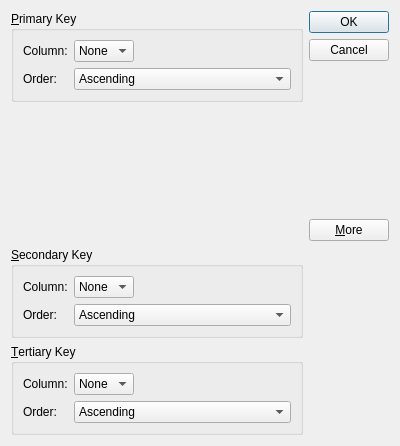
<?xml version="1.0" encoding="UTF-8"?>
<ui version="4.0">
 <class>SortDialog</class>
 <widget class="QDialog" name="SortDialog">
  <property name="geometry">
   <rect>
    <x>0</x>
    <y>0</y>
    <width>400</width>
    <height>446</height>
   </rect>
  </property>
  <property name="windowTitle">
   <string>Sort</string>
  </property>
  <layout class="QGridLayout" name="gridLayout_4">
   <item row="0" column="0">
    <widget class="QGroupBox" name="primaryGroupBox">
     <property name="title">
      <string>&amp;Primary Key</string>
     </property>
     <layout class="QGridLayout" name="gridLayout">
      <item row="0" column="0">
       <widget class="QLabel" name="label">
        <property name="text">
         <string>Column:</string>
        </property>
       </widget>
      </item>
      <item row="0" column="1">
       <widget class="QComboBox" name="primaryColumnCombo">
        <item>
         <property name="text">
          <string>None</string>
         </property>
        </item>
       </widget>
      </item>
      <item row="0" column="2">
       <spacer name="horizontalSpacer">
        <property name="orientation">
         <enum>Qt::Horizontal</enum>
        </property>
        <property name="sizeHint" stdset="0">
         <size>
          <width>140</width>
          <height>20</height>
         </size>
        </property>
       </spacer>
      </item>
      <item row="1" column="0">
       <widget class="QLabel" name="label_2">
        <property name="text">
         <string>Order:</string>
        </property>
       </widget>
      </item>
      <item row="1" column="1" colspan="2">
       <widget class="QComboBox" name="primaryOrderCombo">
        <item>
         <property name="text">
          <string>Ascending</string>
         </property>
        </item>
        <item>
         <property name="text">
          <string>Descending</string>
         </property>
        </item>
       </widget>
      </item>
     </layout>
    </widget>
   </item>
   <item row="0" column="1" rowspan="2">
    <layout class="QVBoxLayout" name="verticalLayout">
     <item>
      <widget class="QDialogButtonBox" name="buttonBox">
       <property name="orientation">
        <enum>Qt::Vertical</enum>
       </property>
       <property name="standardButtons">
        <set>QDialogButtonBox::Cancel|QDialogButtonBox::Ok</set>
       </property>
      </widget>
     </item>
     <item>
      <spacer name="verticalSpacer_2">
       <property name="orientation">
        <enum>Qt::Vertical</enum>
       </property>
       <property name="sizeHint" stdset="0">
        <size>
         <width>20</width>
         <height>0</height>
        </size>
       </property>
      </spacer>
     </item>
     <item>
      <widget class="QPushButton" name="pushButton">
       <property name="text">
        <string>&amp;More</string>
       </property>
       <property name="checkable">
        <bool>true</bool>
       </property>
      </widget>
     </item>
    </layout>
   </item>
   <item row="1" column="0">
    <spacer name="verticalSpacer">
     <property name="orientation">
      <enum>Qt::Vertical</enum>
     </property>
     <property name="sizeHint" stdset="0">
      <size>
       <width>20</width>
       <height>77</height>
      </size>
     </property>
    </spacer>
   </item>
   <item row="2" column="0">
    <widget class="QGroupBox" name="secondaryGroupBox">
     <property name="title">
      <string>&amp;Secondary Key</string>
     </property>
     <layout class="QGridLayout" name="gridLayout_2">
      <item row="0" column="0">
       <widget class="QLabel" name="label_3">
        <property name="text">
         <string>Column:</string>
        </property>
       </widget>
      </item>
      <item row="0" column="1">
       <widget class="QComboBox" name="secondaryColumnCombo">
        <item>
         <property name="text">
          <string>None</string>
         </property>
        </item>
       </widget>
      </item>
      <item row="0" column="2">
       <spacer name="horizontalSpacer_2">
        <property name="orientation">
         <enum>Qt::Horizontal</enum>
        </property>
        <property name="sizeHint" stdset="0">
         <size>
          <width>40</width>
          <height>20</height>
         </size>
        </property>
       </spacer>
      </item>
      <item row="1" column="0">
       <widget class="QLabel" name="label_4">
        <property name="text">
         <string>Order:</string>
        </property>
       </widget>
      </item>
      <item row="1" column="1" colspan="2">
       <widget class="QComboBox" name="secondaryOrderCombo">
        <item>
         <property name="text">
          <string>Ascending</string>
         </property>
        </item>
        <item>
         <property name="text">
          <string>Descending</string>
         </property>
        </item>
       </widget>
      </item>
     </layout>
    </widget>
   </item>
   <item row="3" column="0">
    <widget class="QGroupBox" name="tertiaryGroupBox">
     <property name="title">
      <string>&amp;Tertiary Key</string>
     </property>
     <layout class="QGridLayout" name="gridLayout_3">
      <item row="0" column="0">
       <widget class="QLabel" name="label_5">
        <property name="text">
         <string>Column:</string>
        </property>
       </widget>
      </item>
      <item row="0" column="1">
       <widget class="QComboBox" name="tertiaryColumnCombo">
        <item>
         <property name="text">
          <string>None</string>
         </property>
        </item>
       </widget>
      </item>
      <item row="0" column="2">
       <spacer name="horizontalSpacer_3">
        <property name="orientation">
         <enum>Qt::Horizontal</enum>
        </property>
        <property name="sizeHint" stdset="0">
         <size>
          <width>40</width>
          <height>20</height>
         </size>
        </property>
       </spacer>
      </item>
      <item row="1" column="0">
       <widget class="QLabel" name="label_6">
        <property name="text">
         <string>Order:</string>
        </property>
       </widget>
      </item>
      <item row="1" column="1" colspan="2">
       <widget class="QComboBox" name="tertiaryOrderCombo">
        <item>
         <property name="text">
          <string>Ascending</string>
         </property>
        </item>
        <item>
         <property name="text">
          <string>Descending</string>
         </property>
        </item>
       </widget>
      </item>
     </layout>
    </widget>
   </item>
  </layout>
 </widget>
 <tabstops>
  <tabstop>primaryColumnCombo</tabstop>
  <tabstop>primaryOrderCombo</tabstop>
  <tabstop>secondaryColumnCombo</tabstop>
  <tabstop>secondaryOrderCombo</tabstop>
  <tabstop>tertiaryColumnCombo</tabstop>
  <tabstop>tertiaryOrderCombo</tabstop>
  <tabstop>pushButton</tabstop>
 </tabstops>
 <resources/>
 <connections>
  <connection>
   <sender>buttonBox</sender>
   <signal>accepted()</signal>
   <receiver>SortDialog</receiver>
   <slot>accept()</slot>
   <hints>
    <hint type="sourcelabel">
     <x>302</x>
     <y>81</y>
    </hint>
    <hint type="destinationlabel">
     <x>157</x>
     <y>274</y>
    </hint>
   </hints>
  </connection>
  <connection>
   <sender>buttonBox</sender>
   <signal>rejected()</signal>
   <receiver>SortDialog</receiver>
   <slot>reject()</slot>
   <hints>
    <hint type="sourcelabel">
     <x>328</x>
     <y>81</y>
    </hint>
    <hint type="destinationlabel">
     <x>286</x>
     <y>274</y>
    </hint>
   </hints>
  </connection>
  <connection>
   <sender>pushButton</sender>
   <signal>toggled(bool)</signal>
   <receiver>secondaryGroupBox</receiver>
   <slot>setVisible(bool)</slot>
   <hints>
    <hint type="sourcelabel">
     <x>365</x>
     <y>186</y>
    </hint>
    <hint type="destinationlabel">
     <x>273</x>
     <y>245</y>
    </hint>
   </hints>
  </connection>
  <connection>
   <sender>pushButton</sender>
   <signal>toggled(bool)</signal>
   <receiver>tertiaryGroupBox</receiver>
   <slot>setVisible(bool)</slot>
   <hints>
    <hint type="sourcelabel">
     <x>343</x>
     <y>193</y>
    </hint>
    <hint type="destinationlabel">
     <x>278</x>
     <y>360</y>
    </hint>
   </hints>
  </connection>
 </connections>
</ui>
